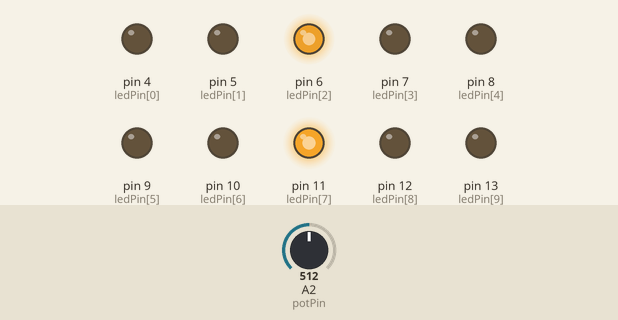
This sketch was run on a simulated Arduino Uno, built with avr-gcc and run on an emulated ATmega328P. Parts: output pins drawn as LEDs (lit = HIGH). The test bench sets the inputs (shaded band); at power-on: A2 (potPin) = 512.

Above: at 1.2 s.
1.3 s: A2 (potPin) set to 422
2.8 s: A2 (potPin) set to 391
At 3.8 s:
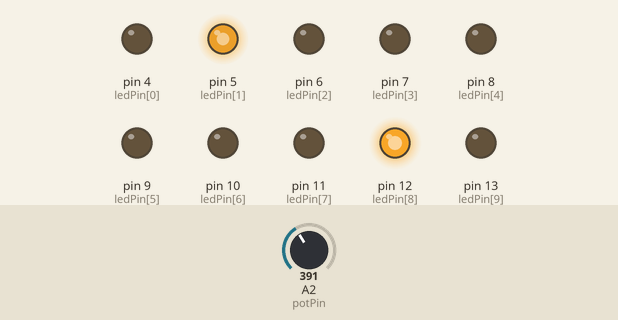
4.3 s: A2 (potPin) set to 511
At 5.5 s:
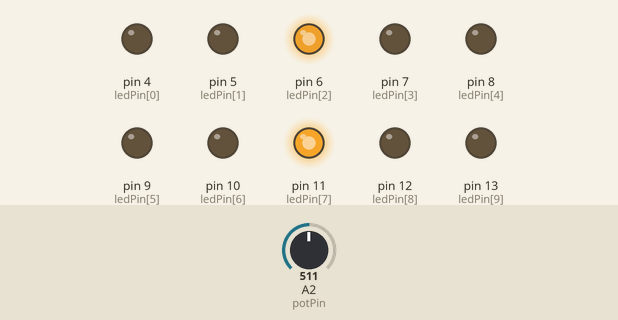
5.8 s: A2 (potPin) set to 600
7.3 s: A2 (potPin) set to 628
At 7.9 s:
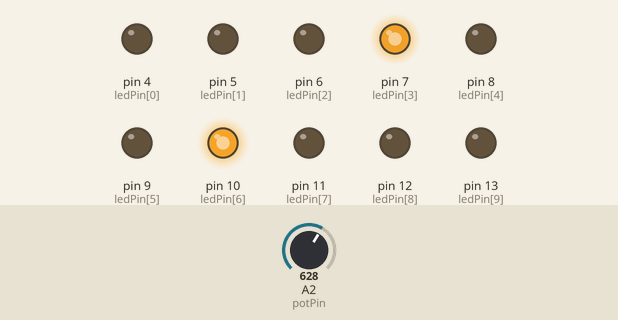
Timing chart, 0 to 9.8 s (numbered marks = the images above; inputs shaded):
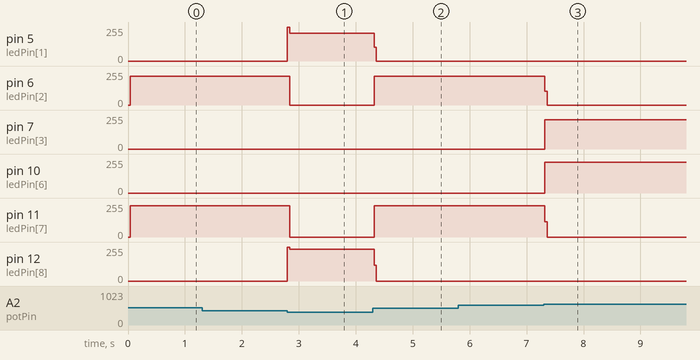

The sketch:

projeto_6_exercicio-1.ino
```cpp
int potPin = A2;
int valorPot = 0;
byte ledPin[] = {4, 5, 6, 7, 8, 9, 10, 11, 12, 13};

int currentLEDdir = 0, currentLEDesq = 9;
unsigned long changeTime;

void setup() {
    for (int x = 0; x < 10; x++) {
        pinMode(ledPin[x], OUTPUT);
    }
    changeTime = millis();
}

void loop() {
    valorPot = analogRead(potPin);
    int tempo = map(valorPot, 0, 1023, 0, 100);
    changeLED(tempo);
}

void changeLED(int tempo) {
  if(tempo < 5){
    for(int i = 0; i < 10; i++){
    	digitalWrite(ledPin[i], LOW);
    }
  }else if(tempo >= 5 && tempo < 20){
  	for(int i = 0; i < 10; i++){
    	digitalWrite(ledPin[i], LOW);
    }
    digitalWrite(ledPin[0], HIGH);
    digitalWrite(ledPin[9], HIGH);
  }else if(tempo >= 20 && tempo < 40){
  	for(int i = 0; i < 10; i++){
    	digitalWrite(ledPin[i], LOW);
    }
    digitalWrite(ledPin[1], HIGH);
    digitalWrite(ledPin[8], HIGH);
  }else if(tempo >= 40 && tempo < 60){
  	for(int i = 0; i < 10; i++){
    	digitalWrite(ledPin[i], LOW);
    }
    digitalWrite(ledPin[2], HIGH);
    digitalWrite(ledPin[7], HIGH);
  }else if(tempo >= 60 && tempo < 80){
  	for(int i = 0; i < 10; i++){
    	digitalWrite(ledPin[i], LOW);
    }
    digitalWrite(ledPin[3], HIGH);
    digitalWrite(ledPin[6], HIGH);
  }else if(tempo >= 80 && tempo < 100){
  	for(int i = 0; i < 10; i++){
    	digitalWrite(ledPin[i], LOW);
    }
    digitalWrite(ledPin[4], HIGH);
    digitalWrite(ledPin[5], HIGH);
  }
}
```

Measured:
- the behaviour switches between 410 and 409 on A2 (potPin) (found by bisection; images 0 and 1)
- the behaviour switches between 613 and 614 on A2 (potPin) (found by bisection; images 2 and 3)
- after the input at 1.3 s, every drawn part: stays the same
- after the input at 2.8 s, pin 5 (ledPin[1]): 0/255 → 210/255 at once; pin 6 (ledPin[2]): 215/255 → 0/255 at once; pin 11 (ledPin[7]): 235/255 → 0/255 at once; pin 12 (ledPin[8]): 0/255 → 240/255 at once
- after the input at 4.3 s, pin 5 (ledPin[1]): 210/255 → 0/255 at once; pin 6 (ledPin[2]): 0/255 → 216/255 at once; pin 11 (ledPin[7]): 0/255 → 235/255 at once; pin 12 (ledPin[8]): 240/255 → 0/255 at once
- after the input at 5.8 s, every drawn part: stays the same
- after the input at 7.3 s, pin 6 (ledPin[2]): 216/255 → 0/255 at once; pin 7 (ledPin[3]): 0/255 → 221/255 at once; pin 10 (ledPin[6]): 0/255 → 231/255 at once; pin 11 (ledPin[7]): 235/255 → 0/255 at once
